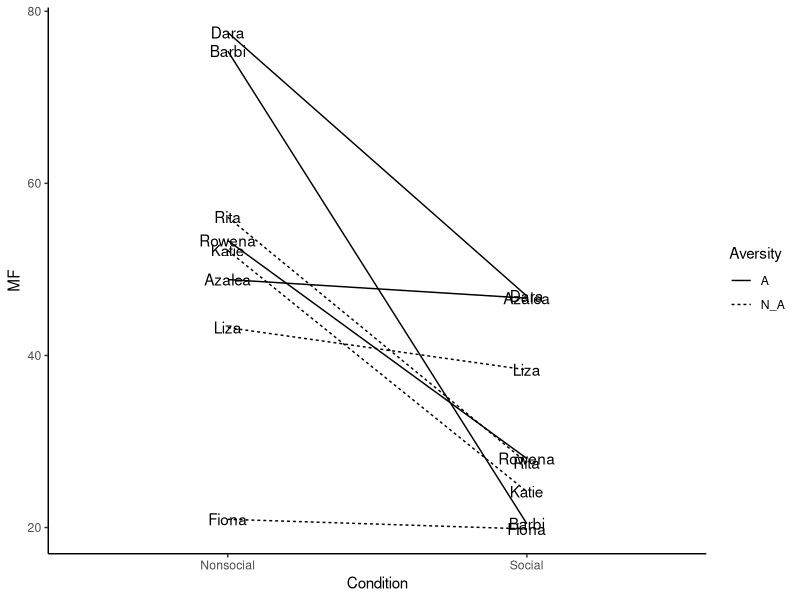
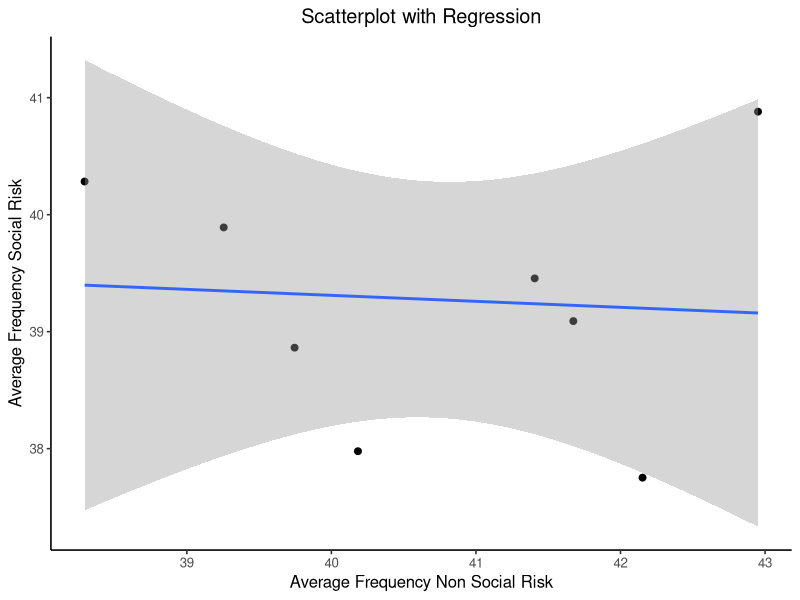
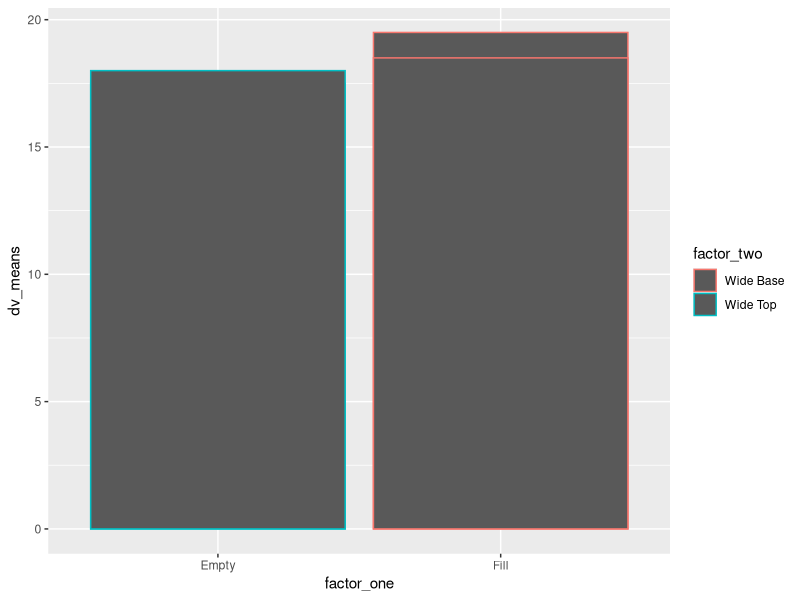
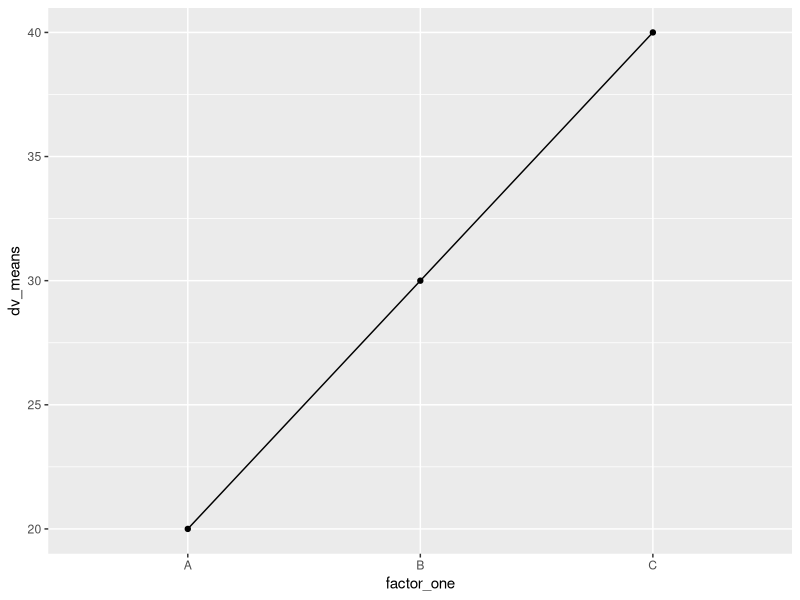
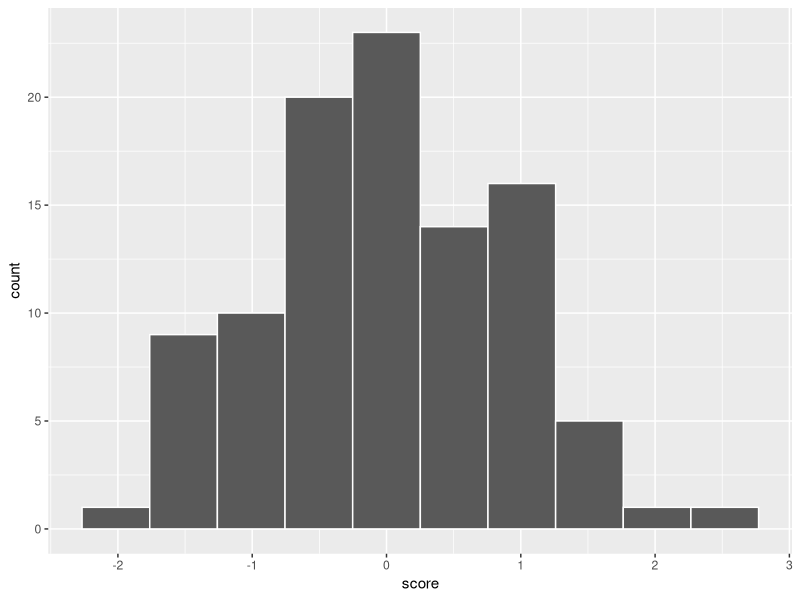

Write the R code that produced these figures, in order.
## ---- chunk 1
knitr::opts_chunk$set(message=FALSE,warning=FALSE, cache=TRUE)
## ---- chunk 2
library(ggplot2)

# add "each" to keep both copies of the names together 
Names <- rep(c("Dara","Azalea","Barbi","Rowena","Fiona","Katie","Liza","Rita"),each=2)
MF <- rnorm(16,50,25) 
Condition <-rep(c("Social","Nonsocial"),8)
# "times=" to repeat how many times you want A and N_A to be repeated 
Aversity <- rep(c("A","N_A"),times=c(8,8))
plot_df<- data.frame(Names, MF, Condition) 

ggplot(plot_df, aes(x=Condition, y=MF, group=Names,
                    linetype=Aversity))+ 
  geom_line()+
  geom_text(label=Names)+
  theme_classic()

## ---- chunk 3

AvNonRisk <- rnorm(8,40,2)
AvSocialRisk <- rnorm(8,40,2)
plot_df <- data.frame(AvNonRisk,AvSocialRisk)


ggplot(plot_df, aes(x=AvNonRisk,y=AvSocialRisk))+
  geom_point()+
  geom_point(size=2)+
  geom_smooth(method=lm)+
  
  xlab("Average Frequency Non Social Risk")+
  ylab("Average Frequency Social Risk")+
  ggtitle("Scatterplot with Regression")+
  theme_classic(base_size=12)+
  theme(plot.title = element_text(hjust = 0.5))

       
## ---- chunk 4
library(ggplot2)
#Create a dataframe
factor_one <- rep(as.factor(c("Fill","Empty")),2)
factor_two <- rep(as.factor(c("Wide Base","Wide Top")),2)
dv_means <- c(19.5,17.5,18.5,18)
plot_df <- data.frame(factor_one,
                      factor_two,
                      dv_means)
                      
ggplot(plot_df, aes(x=factor_one,y=dv_means,
                    group=factor_two,
                    color=factor_two))+
  geom_bar(stat="identity", position= "dodge")



## ---- chunk 5
factor_one <- as.factor(c("A","B","C"))
dv_means <- c(20,30,40)
dv_SEs   <- c(4,3.4,4)
plot_df <- data.frame(factor_one,
                      dv_means,
                      dv_SEs)

# basic line graph

ggplot(plot_df, aes(x=factor_one,y=dv_means, group=1))+
  geom_point()+
  geom_line()

## ---- chunk 6
score <- rnorm(100,0,1)
n <- 1:100
plot_df <- data.frame(score,n)

ggplot(plot_df, aes(x=score))+
  geom_histogram(bins=10,
                 color="white")
